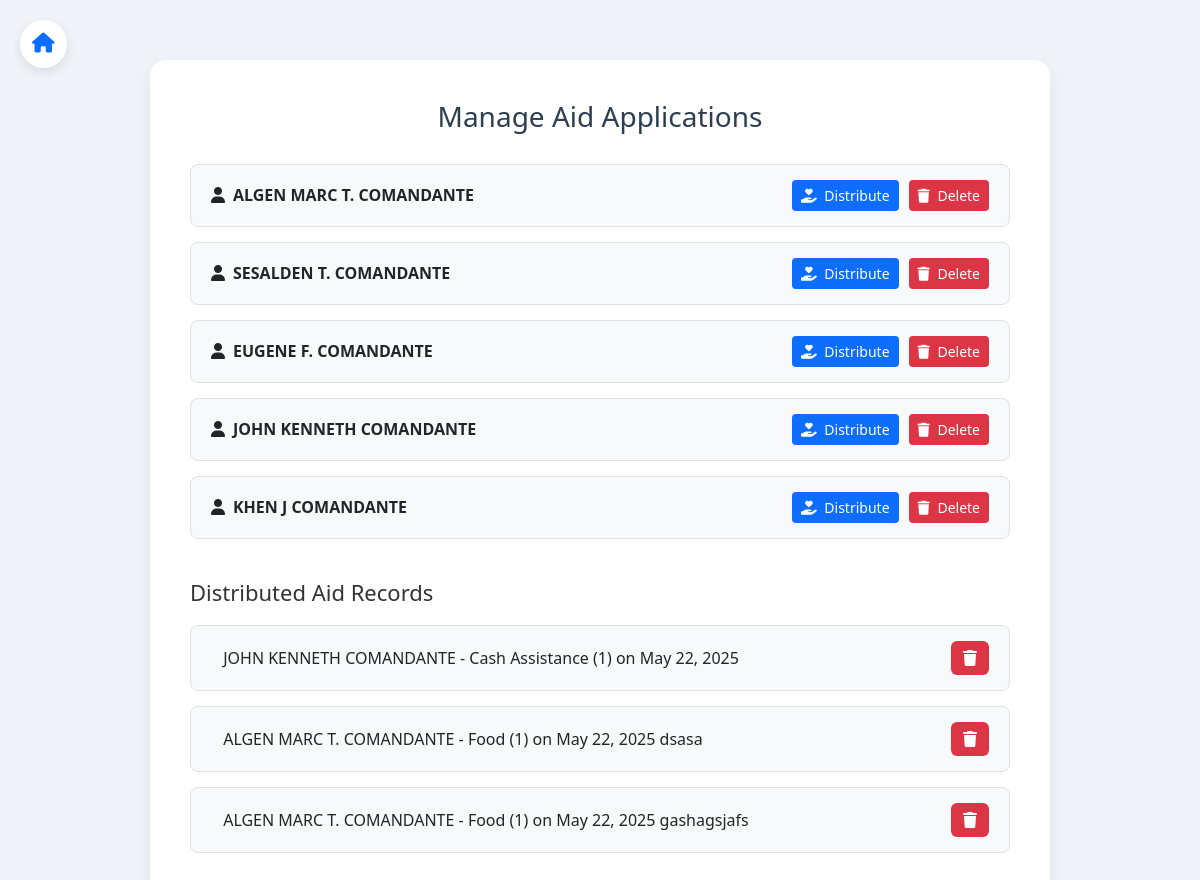
Screenshot of /aid/admin/manage/ with the database file from the repository.
### aid/models.py (models this page shows, shortened)
class AidBeneficiary(models.Model):
     name = models.CharField(max_length=100)
     address = models.CharField(max_length=200)
     age = models.IntegerField()
     aid_type = models.ForeignKey(AidType, on_delete=models.CASCADE)
     status = models.CharField(choices= [('approved', 'Approved'), ('denied', 'Denied')], max_length=10, default='denied')
     date_received = models.DateField(null=True, blank=True)

class DistributionRecord(models.Model):
    beneficiary = models.ForeignKey(AidBeneficiary, on_delete=models.CASCADE)
    aid_type = models.ForeignKey(AidType, on_delete=models.CASCADE)
    quantity = models.IntegerField()
    distribution_date = models.DateField()
    description = models.TextField(blank=True)

class AidType(models.Model):
    name = models.CharField(max_length=100)
    value = models.CharField(max_length=10, null=True)

### aid/views.py (the view)
# urls.py: path('admin/manage/', views.manage_aid_applications, name='manage_aid_applications'),
def manage_aid_applications(request):
    applications = AidBeneficiary.objects.all()
    distributions = DistributionRecord.objects.all()
    return render(request, 'manage_aid_applications.html', {
        'applications': applications,
        'distributions': distributions
    })

### aid/templates/manage_aid_applications.html (shortened to what this page needs)
{% load static %}
<!DOCTYPE html>
<html lang="en">
<head>
    <link href="https://cdn.jsdelivr.net/npm/bootstrap@5.3.0/dist/css/bootstrap.min.css" rel="stylesheet">
    <link rel="stylesheet" href="https://cdnjs.cloudflare.com/ajax/libs/font-awesome/6.4.0/css/all.min.css">
</head>
<body>
<div class="container">
    <h1>Manage Aid Applications</h1>
    {% if applications %}
        <ul class="list-unstyled">
            {% for application in applications %}
                <li class="application-item">
                    <span class="username"><i class="fas fa-user me-2"></i>{{ application.name }}</span>
                    <div class="action-buttons">
                        <a href="{% url 'distribute_aid' application.id %}" class="btn btn-sm btn-distribute">
                            <i class="fas fa-hand-holding-heart me-1"></i> Distribute
                        </a>
                        <form method="POST" action="{% url 'delete_beneficiary' application.id %}">
                            <button type="submit" class="btn btn-sm btn-delete" onclick="return confirm('Are you sure you want to delete this beneficiary?');">
                                <i class="fas fa-trash me-1"></i> Delete
                            </button>
                        </form>
                    </div>
                </li>
            {% endfor %}
        </ul>
    {% else %}
        <p class="no-data">No applications to manage.</p>
    {% endif %}
        <a href="{% url 'aid_home' %}" class="home-button" title="Go to Home">
            <i class="fas fa-home"></i>
        </a>
    <h2>Distributed Aid Records</h2>
    {% if distributions %}
        <ul class="list-unstyled">
            {% for record in distributions %}
                <li class="record-item">
                    <span>
                        {{ record.beneficiary.name }} - {{ record.aid_type.name }} ({{ record.quantity }}) on {{ record.distribution_date|date:"F d, Y" }} {{record.description}}
                    </span>
                    <form method="POST" action="{% url 'delete_distribution' record.id %}">
                        <button type="submit" class="delete-button btn-sm" onclick="return confirm('Are you sure you want to delete this record?');">
                            <i class="fas fa-trash"></i>
                        </button>
                    </form>
                </li>
            {% endfor %}
        </ul>
    {% else %}
        <p class="no-data">No distributed aid records.</p>
    {% endif %}
</div>
</body>
</html>

### aid/templates/manage_aid_applications.html (style rules this page uses)
body { background-color: #f0f4f8; font-family: 'Segoe UI', Tahoma, Geneva, Verdana, sans-serif; padding-top: 60px; }
.container { background: #ffffff; padding: 40px; border-radius: 16px; box-shadow: 0 10px 25px rgba(0, 0, 0, 0.07); max-width: 900px; }
h1 { text-align: center; color: #2c3e50; font-size: 28px; margin-bottom: 30px; }
h2 { font-size: 22px; margin-top: 40px; margin-bottom: 20px; color: #333; }
.application-item, .record-item { display: flex; justify-content: space-between; align-items: center; background: #f8f9fa; border: 1px solid #dee2e6; padding: 15px 20px; border-radius: 8px; margin-bottom: 15px; }
.username { font-weight: 600; font-size: 16px; }
.action-buttons { display: flex; gap: 10px; }
.btn-distribute { background-color: #0d6efd; color: white; }
.btn-delete, .delete-button { background-color: #dc3545; color: white; }
.delete-button { border: none; padding: 5px 12px; border-radius: 6px; }
.home-button { position: fixed; top: 20px; left: 20px; z-index: 1000; background-color: #ffffff; border-radius: 50%; padding: 12px; box-shadow: 0 4px 12px rgba(0, 0, 0, 0.1); text-decoration: none; transition: background-color 0.3s ease; }
.home-button i { font-size: 20px; color: #0d6efd; }

### rows the page displays
AidBeneficiary: name "ALGEN MARC T. COMANDANTE"
AidBeneficiary: name "SESALDEN T. COMANDANTE"
AidBeneficiary: name "EUGENE F. COMANDANTE"
AidBeneficiary: name "JOHN KENNETH COMANDANTE"
AidBeneficiary: name "KHEN J COMANDANTE"
DistributionRecord: beneficiary.name "JOHN KENNETH COMANDANTE", aid_type.name "Cash Assistance", quantity "1", distribution_date "May 22, 2025"
DistributionRecord: beneficiary.name "ALGEN MARC T. COMANDANTE", aid_type.name "Food", quantity "1", distribution_date "May 22, 2025", description "dsasa"
DistributionRecord: beneficiary.name "ALGEN MARC T. COMANDANTE", aid_type.name "Food", quantity "1", distribution_date "May 22, 2025", description "gashagsjafs"
